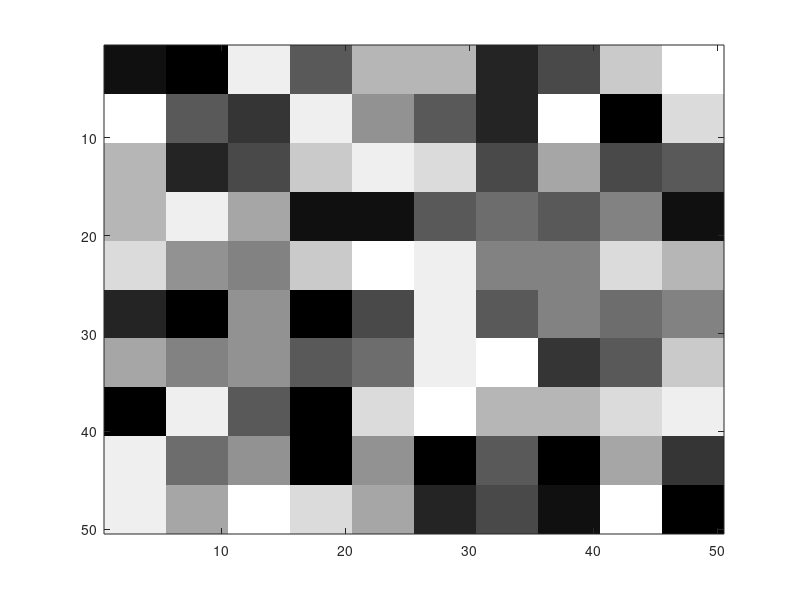
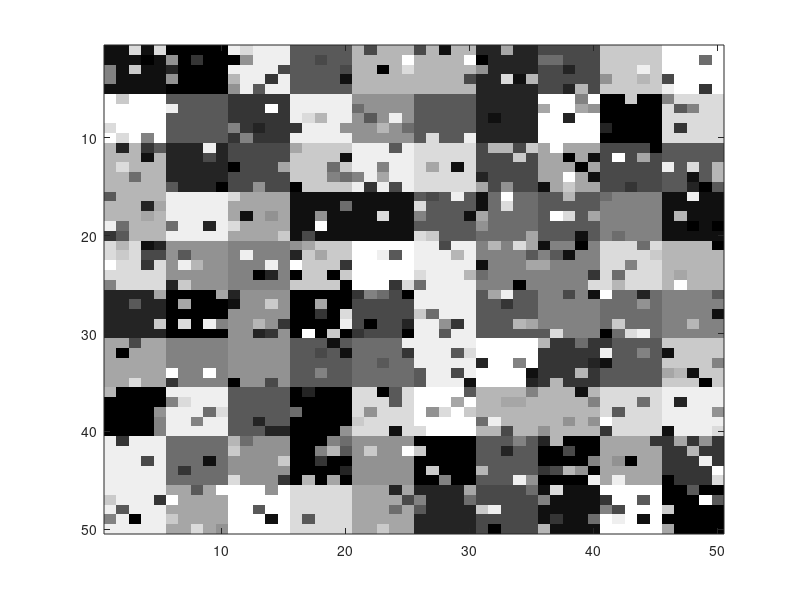

Reproduce these figures in MATLAB, in order. (Note: this script raises an error after producing the figures.)
%% Generate a "patch image"

nRows = 50;
nCols = 50;
nStates = 15;
nNodes = nRows * nCols;
patchWidth = 5;
patchHeight = patchWidth;

% How many pixels to flip
noiseLevel = nNodes * .20;

%% Generate the normal image
image = [];
for i = 1:(nRows/patchHeight)
    rowOfPatches = [];
    for j = 1:(nCols/patchWidth)
        %patchState = mod(i * (nRows/patchHeight) + j, nStates);
        patchState = randi(nStates);
        patch = repmat(patchState, [patchHeight, patchWidth]);
        rowOfPatches = [rowOfPatches patch];
    end
    image = [image ; rowOfPatches];
end

figure;
imagesc(image);
colormap gray

%% Add noise

% Pick the pixels to noise. 
noisyImage = image;
perm = randperm(nNodes, noiseLevel);
for i = 1:noiseLevel
    % Flip the pixel, force it to _not_ end up being the same thing
    old = image(ind2sub(size(image), perm(i)));
    offset = randi(nStates - 1);
    noisyImage(ind2sub(size(image), perm(i))) = mod(old + offset, nStates) + 1;
end

figure;
imagesc(noisyImage);
colormap gray

%% Construct the UGM -- following the construction in ../UGM/examples/getNoisyX.m 


adj = sparse(nNodes,nNodes);

% Add Down Edges
ind = 1:nNodes;
exclude = sub2ind([nRows nCols],repmat(nRows,[1 nCols]),1:nCols); % No Down edge for last row
ind = setdiff(ind,exclude);
adj(sub2ind([nNodes nNodes],ind,ind+1)) = 1;

% Add Right Edges
ind = 1:nNodes;
exclude = sub2ind([nRows nCols],1:nRows,repmat(nCols,[1 nRows])); % No right edge for last column
ind = setdiff(ind,exclude);
adj(sub2ind([nNodes nNodes],ind,ind+nRows)) = 1;

% Add Up/Left Edges
adj = adj+adj';
edgeStruct = UGM_makeEdgeStruct(adj,nStates);

% Make nodePot
alpha = .15
nodePot = zeros(nNodes,nStates);
for i = 1:nStates
    nodePot(:,i) = ((noisyImage(:) == i) + alpha) / (nStates * alpha + 1);
end
nodePot;

% Make edgePot
edgePot = zeros(nStates,nStates,edgeStruct.nEdges);
repblock = ones(nStates, nStates) + diag(repmat(2, nStates, 1));
%edgePot = repmat([1.35 1;1 1.35],[1 1 edgeStruct.nEdges]);
edgePot = repmat(repblock,[1 1 edgeStruct.nEdges]);


burnIn = 0;
iterRange = 10;
maxSteps = 10;
stepSize = iterRange/maxSteps;

% Naive Gibbs
figure(3);

edgeStruct.maxIter = iterRange;
edgeStruct.useMex = 1;
samplesNaiveGibbs = UGM_Sample_Gibbs(nodePot,edgePot,edgeStruct,burnIn);

for i = 1:maxSteps
    edgeStruct.maxIter = i*stepSize;
	
    maxOfMarginalsGibbsDecode = UGM_Decode_MaxOfMarginals(nodePot,edgePot,edgeStruct, @UGM_Infer_Sample,@UGM_Sample_Gibbs,burnIn);

    recon = reshape(maxOfMarginalsGibbsDecode, nRows, nCols);
%    recon = double(reshape(samplesNaiveGibbs(:,edgeStruct.maxIter), ...
%                     nRows, nCols));
    errorRatesNaive(i) = (sum(sum(abs(1 - (recon == image))))) / nNodes;
    subplot(2,5,i);
    imagesc(recon);
    colormap gray
end

%%% Checker

%% Make Blocks
blocks1 = [];
blocks2 = [];
nodeNums = reshape(1:nNodes,nRows,nCols);
for i = 1:nCols
  for j = 1:nRows
     if mod(i, 2) == mod(j, 2)
        blocks1 = [blocks1 sub2ind([nRows nCols], i, j)];
     else
        blocks2 = [blocks2 sub2ind([nRows nCols], i, j)];
     end
  end
end
b1Ind = nNodes/2;
blocks = {blocks1;blocks2};

%% Visualize the blocks
figure;
visual = zeros(nNodes, 1);
for j = 1:b1Ind
    visual(blocks2(j)) = 1;
end
imagesc(reshape(visual, nRows, nCols));
colormap gray

figure;
for i = 1:maxSteps
    edgeStruct.maxIter = i*stepSize;
	
    [nodeBel junk] = UGM_Sample_Infer_Block_Gibbs(nodePot,edgePot,edgeStruct,burnIn,blocks,@UGM_Sample_Infer_Tree);
    [junk nodeLabels] = max(nodeBel, [], 2);
    recon = reshape(nodeLabels, nRows, nCols);
    errorRatesBlockCB(i) = (sum(sum(abs(1 - (recon == image))))) / nNodes
    subplot(2,5,i);
    imagesc(recon);
    colormap gray
end



%%%% HF Block Gibbs sampling

%% Make Blocks
nodeNums = reshape(1:nNodes,nRows,nCols);
blocks1 = zeros(nNodes/2,1);
blocks2 = zeros(nNodes/2,1);
b1Ind = 0;
b2Ind = 0;
for j = 1:nCols
    if mod(j,2) == 1
        blocks1(b1Ind+1:b1Ind+nCols-1) = nodeNums(1:nCols-1,j);
        b1Ind = b1Ind+nCols-1;
        
        blocks2(b2Ind+1) = nodeNums(nRows,j);
        b2Ind = b2Ind+1;
    else
        blocks1(b1Ind+1) = nodeNums(1,j);
        b1Ind = b1Ind+1;
        
        blocks2(b2Ind+1:b2Ind+nCols-1) = nodeNums(2:nCols,j);
        b2Ind = b2Ind+nCols-1;
    end
end
blocks = {blocks1;blocks2};

%% Visualize the blocks
%figure(5)
%visual = zeros(nNodes, 1);
%for j = 1:b1Ind
%    visual(blocks2(j)) = 1;
%end
%imagesc(reshape(visual, nRows, nCols));
%colormap gray


%
%figure(6);
%for i = 1:maxSteps
%    edgeStruct.maxIter = i*stepSize;
%	
%    maxOfMarginalsGibbsDecode = UGM_Decode_MaxOfMarginals(nodePot,edgePot,edgeStruct, @UGM_Infer_Sample, @(nodePot, edgePot, edgeStruct, v) (samplesBlockGibbs(:, 1:edgeStruct.maxIter)) ,burnIn);
%
%    recon = reshape(maxOfMarginalsGibbsDecode, nRows, nCols);
%%     reconX = reshape(samplesBlockGibbs(:,edgeStruct.maxIter) -1., nRows, nCols)
%    errorRatesBlockHF(i) = (sum(sum(abs(1 - (recon == image))))) / nNodes;
%    subplot(2,5,i);
%    imagesc(recon);
%    colormap gray
%end

figure;
for i = 1:maxSteps
    edgeStruct.maxIter = i*stepSize;
	
    [nodeBel junk] = UGM_Sample_Infer_Block_Gibbs(nodePot,edgePot,edgeStruct,burnIn,blocks,@UGM_Sample_Infer_Tree);
    [junk nodeLabels] = max(nodeBel, [], 2);
    recon = reshape(nodeLabels, nRows, nCols);
    errorRatesBlockHF(i) = (sum(sum(abs(1 - (recon == image))))) / nNodes
    subplot(2,5,i);
    imagesc(recon);
    colormap gray
end

figure;
plot(errorRatesNaive, 'b-o'); hold on,
plot(errorRatesBlockHF, 'g-x');
plot(errorRatesBlockCB, 'r-x');
legend('Naive', 'Blocked', 'CB');

